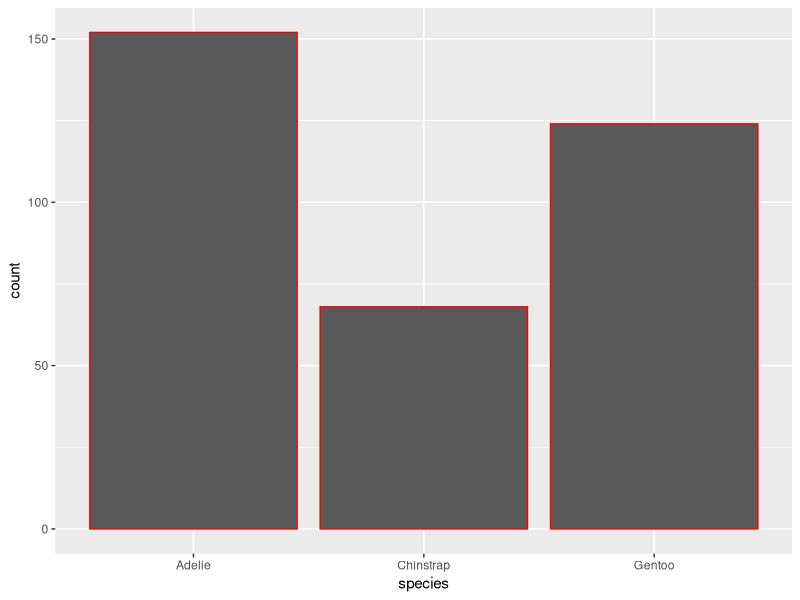
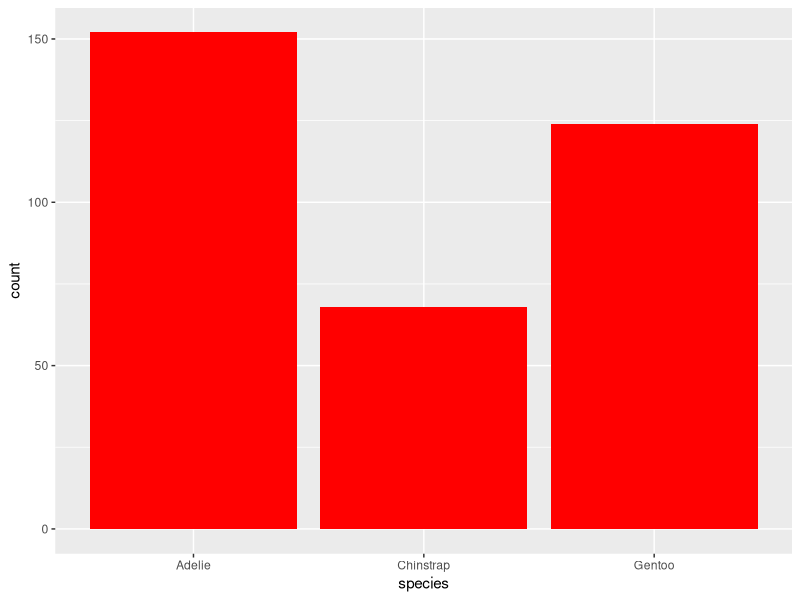
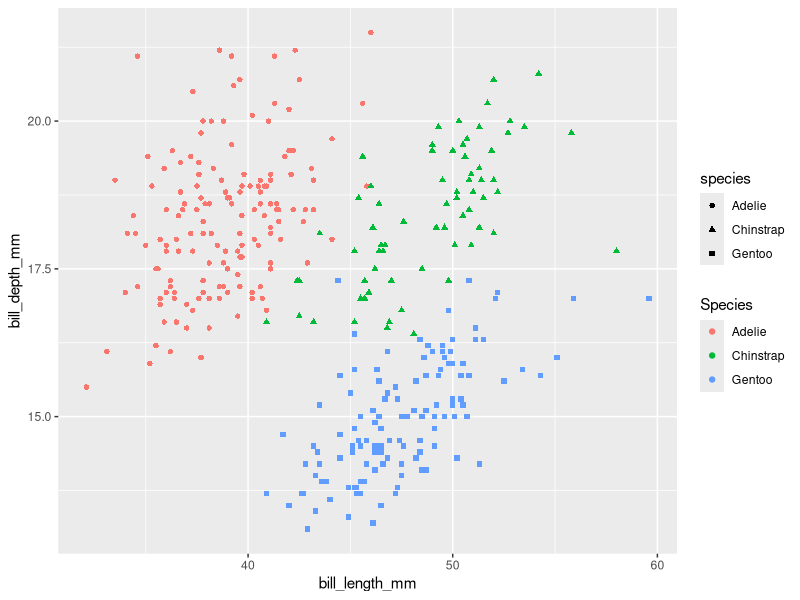
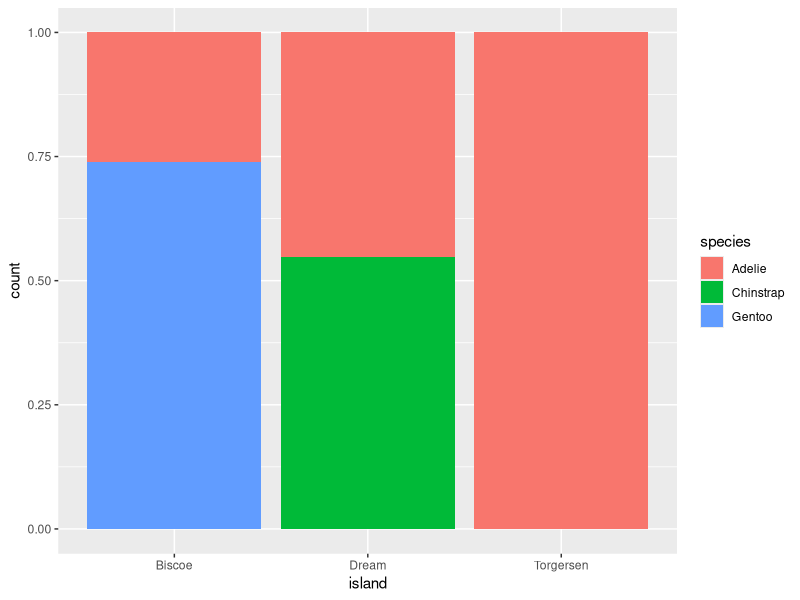
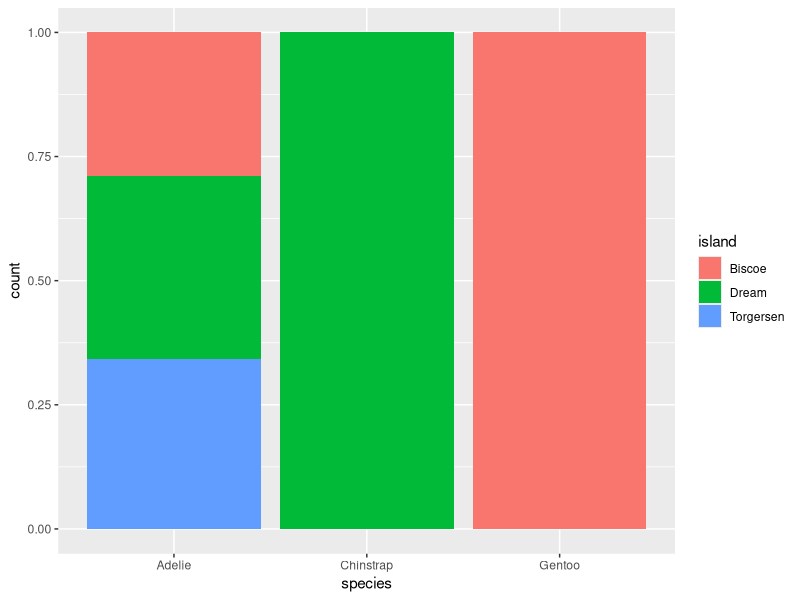

Write the R code that produced these figures, in order.
## ---- chunk 1
library(tidyverse)
## ---- chunk 2
library(palmerpenguins)
## ---- chunk 3
    ggplot(penguins, aes(x = species)) +
      geom_bar(color = "red")

    ggplot(penguins, aes(x = species)) +
      geom_bar(fill = "red")
## ---- chunk 4
    ggplot(
      data = penguins,
      mapping = aes(
        x = bill_length_mm, y = bill_depth_mm, 
        color = species, shape = species
      )
    ) +
      geom_point() +
      labs(color = "Species")
## ---- chunk 5
    ggplot(penguins, aes(x = island, fill = species)) +
      geom_bar(position = "fill")
    ggplot(penguins, aes(x = species, fill = island)) +
      geom_bar(position = "fill")
